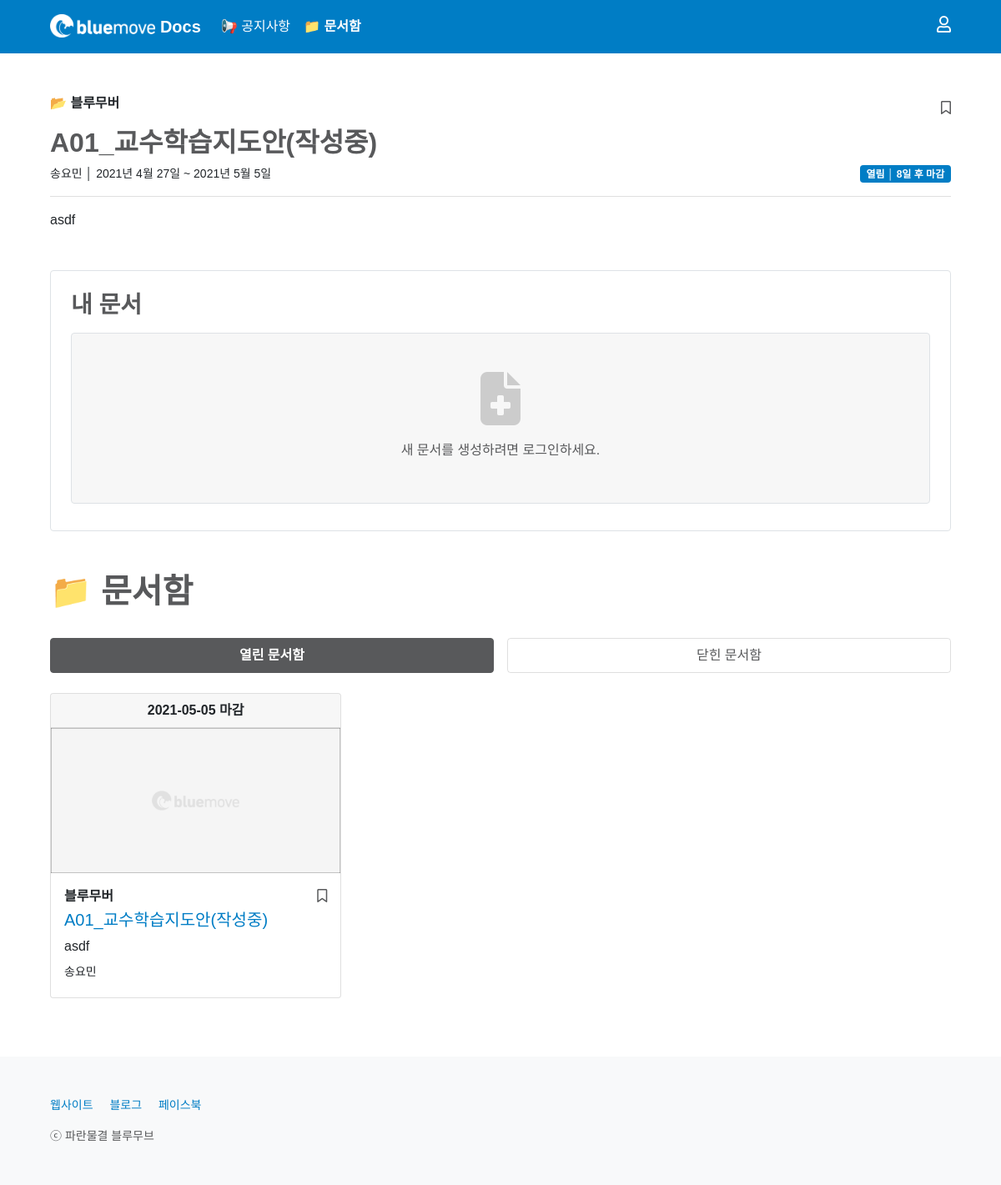
The page /box/30/ on the database its author committed.
### box/models.py (models this page shows, shortened)
class Box(models.Model):
    CATEGORY_CHOICES = {
        ('bluemover', '블루무버'),
        ('guest', '게스트'),
    }
    title = models.CharField(max_length = 50)
    writer = models.ForeignKey(User, on_delete=models.CASCADE)
    category = models.CharField(max_length = 50, choices = CATEGORY_CHOICES)
    drive_name = models.CharField(max_length = 50, null = True, blank = True)
    folder_name = models.CharField(max_length = 50, null = True, blank = True)
    folder_id = models.CharField(max_length = 100, null = True, blank = True)
    folder_prefix = models.CharField(max_length = 10, null = True, blank = True)
    official_template_flag = models.BooleanField(default = False)
    document_name = models.CharField(max_length = 50, null = True, blank = True)
    document_id = models.CharField(max_length = 300)
    channel_id = models.CharField(max_length = 50)
    channel_name = models.CharField(max_length = 50)
    deadline = models.DateField()
    deadline_update_flag = models.BooleanField(default = False)
    content = RichTextField()
    content_update_flag = models.BooleanField(default = False)
    image = models.ImageField(upload_to='images/', null = True, blank = True)
    created_at = models.DateField(auto_now_add = True)
    updated_at = models.DateField(auto_now = True)
    box_favorite_user_set = models.ManyToManyField(User, blank = True, related_name="box_favorite_user_set", through="Favorite")
    @property
    def deadline_is_yet_to_come(self):
        return datetime.date.today() + datetime.timedelta(days = 2) <= self.deadline
    @property
    def deadline_is_tomorrow(self):
        return datetime.date.today() + datetime.timedelta(days = 1) == self.deadline
    @property
    def deadline_is_today(self):
        return datetime.date.today() == self.deadline
    @property
    def deadline_is_over(self):
        return datetime.date.today() > self.deadline
    @property
    def days_left_until_deadline(self):
        return self.deadline - datetime.date.today()

### box/views.py (the view)
# urls.py: path('<int:id>/', read, name='read'),
def read(request, id):
    if request.user.is_authenticated:
        profile = Profile.objects.get(user=request.user)
        if not profile.info_update_flag == True:
            return redirect('users:write_info', request.user.id)
        else:
            None
    else:
        None
    box = Box.objects.get(pk=id)
    opened_boxes = Box.objects.filter(deadline__gte=datetime.date.today()).order_by('deadline')
    closed_boxes = Box.objects.filter(deadline__lt=datetime.date.today()).order_by('deadline')
    page = request.GET.get('page', 1)
    opened_paginator = Paginator(opened_boxes, 9)
    closed_paginator = Paginator(closed_boxes, 9)
    try:
        opened_boxes = opened_paginator.page(page)
        closed_boxes = closed_paginator.page(page)
    except PageNotAnInteger:
        opened_boxes = opened_paginator.page(1)
        closed_boxes = closed_paginator.page(1)
    except EmptyPage:
        opened_boxes = opened_paginator.page(opened_paginator.num_pages)
        closed_boxes = closed_paginator.page(closed_paginator.num_pages)
    if request.user.is_authenticated:
        if request.user == box.writer:
            valid_docs = box.docs.all()
            created_valid_docs = box.docs.filter(Q(submit_flag=False) & Q(reject_flag=False) & Q(return_flag=False))
            submitted_valid_docs = box.docs.filter(Q(submit_flag=True) & Q(reject_flag=False) & Q(return_flag=False))
            rejected_valid_docs = box.docs.filter(Q(submit_flag=False) & Q(reject_flag=True) & Q(return_flag=False))
            returned_valid_docs = box.docs.filter(Q(submit_flag=False) & Q(reject_flag=False) & Q(return_flag=True))
            all_docs = box.docs.filter(Q(submit_flag=True) & Q(reject_flag=False) & Q(return_flag=False)).order_by('-id')
            for doc in all_docs:
                if doc.user.profile.level == 'bluemover':
                    doc_src = "https://docs.google.com/document/d/" + doc.file_id
                    try:
                        urllib.request.urlopen(doc_src)
                    except urllib.error.HTTPError:
                        doc.delete()
                        return redirect('box:read', id=doc.box.id)
                else:
                    None
        elif request.user.profile.level == 'bluemover':
            valid_docs = None
            created_valid_docs = None
            submitted_valid_docs = None
            rejected_valid_docs = None
            returned_valid_docs = None
            all_docs = box.docs.filter(user=request.user)
            for doc in all_docs:
                if doc.delete_flag == True:
                    None
                else:
                    doc_src = "https://docs.google.com/document/d/" + doc.file_id
                    try:
                        urllib.request.urlopen(doc_src)
                    except urllib.error.HTTPError:
                        if doc.return_flag == True:
                            doc.delete_flag = True
                            doc.save()
                            return redirect('box:read', id=doc.box.id)
                        else:
                            doc.delete()
                            return redirect('box:read', id=doc.box.id)
        else:
            valid_docs = None
            created_valid_docs = None
            submitted_valid_docs = None
            rejected_valid_docs = None
            returned_valid_docs = None
            all_docs = box.docs.filter(user=request.user)
    else:
        valid_docs = None
        created_valid_docs = None
        submitted_valid_docs = None
        rejected_valid_docs = None
        returned_valid_docs = None
        all_docs = None
    return render(request, 'box/read.html', {'box': box, 'opened_boxes': opened_boxes, 'closed_boxes': closed_boxes, 'valid_docs': valid_docs, 'created_valid_docs': created_valid_docs, 'submitted_valid_docs': submitted_valid_docs, 'rejected_valid_docs': rejected_valid_docs, 'returned_valid_docs': returned_valid_docs, 'all_docs': all_docs})

### box/templates/box/read.html (shortened to what this page needs)
{% extends 'base.html' %}
{% block content %}
{% include 'shared/_navbar4box.html' %}
<main class="px-2 px-md-5">
    <div class="container-md my-5">
        <div class="d-flex align-items-sm-center justify-content-between">
            <p style="font-weight: 600;">
                {% if box.category == 'bluemover' %}
                    📂 블루무버
                {% elif box.category == 'guest' %}
                    📂 게스트
                {% else %}
                    📂 알 수 없음
                {% endif %}
            </p>
            {% if user.is_authenticated %}
            <a class="bookmark" href="{% url 'box:box_favorite' box.id %}?next={{ request.path }}">
                {% if user in box.box_favorite_user_set.all %}
                <p class="mb-0 ps-2"><i class="fas fa-bookmark"></i></p>
                {% else %}
                <p class="mb-0 ps-2"><i class="far fa-bookmark"></i></p>
                {% endif %}
            </a>
            {% else %}
            <a type="button" class="bookmark" data-bs-toggle="modal" data-bs-target="#listloginModal">
                <p class="mb-1"><i class="far fa-bookmark"></i></p>
            </a>
            {% endif %}
        </div>
        <h2 style="font-weight: 600; color: #58595B; word-break: break-word; overflow: hidden; text-overflow: ellipsis; display: -webkit-box; -webkit-line-clamp: 3; -webkit-box-orient: vertical;">
            {% if box.folder_prefix != None %}
                {{ box.folder_prefix }}_{{ box.title }}
            {% else %}
                {{ box.title }}
            {% endif %}
        </h2>
        <div class="d-flex justify-content-sm-between" id="boxBadge4Large">
            <small>
                {{ box.writer.last_name }}{{ box.writer.first_name }}
                │
                {% if box.deadline_update_flag %}
                {{ box.created_at }} ~ {{ box.deadline }} (일정 변경)
                {% else %}
                {{ box.created_at }} ~ {{ box.deadline }}
                {% endif %}
            </small>
            <div class="d-flex align-items-stretch">
                {% if box.deadline_is_yet_to_come %}
                <span class="badge bg-primary">열림 │ {{ box.days_left_until_deadline.days }}일 후 마감</span>
                {% elif box.deadline_is_tomorrow %}
                <span class="badge bg-warning text-dark">열림 │ 내일 마감</span>
                {% elif box.deadline_is_today %}
                <span class="badge bg-danger">열림 │ 오늘 마감</span>
                {% elif box.deadline_is_over %}
                <span class="badge bg-dark">닫힘 │ {{ box.deadline|date:'Y-m-d' }} 마감</span>
                {% endif %}
            </div>
        </div>
        <hr class="text-black-50">
        <div style="word-break: break-word;">{{ box.content|safe }}</div>
    </div>
    {% if not user.is_authenticated %}
    <div class="container-md">
        <div class="container-md border rounded px-sm-4 px-3 py-4">
            <div class="d-flex justify-content-between">
                <h3 class="mb-3" style="font-weight: 600; color: #58595B;">내 문서</h3>
            </div>
            <div class="container-md border rounded text-center mb-2" style="background-color: rgba(0,0,0,.03); padding-top: 2rem; padding-bottom: 3.2rem;">
                {% if box.deadline_is_over %}
                    <span style="color: #CCCCCC; font-size: 4rem;"><i class="fas fa-hourglass-end"></i></span><br>
                    <span style="color: #58595B;">기한이 초과되어 새 문서를 생성할 수 없습니다.</span>
                {% else %}
                    <span style="color: #CCCCCC; font-size: 4rem;"><i class="fas fa-file-medical"></i></span><br>
                    <span style="color: #58595B;">새 문서를 생성하려면 로그인하세요.</span>
                {% endif %}
            </div>
        </div>
    </div>
    {% endif %}
    <div class="container-md mt-5">
        <h1 class="mb-4" style="font-weight: 600; color: #58595B;">📁 문서함</h1>
        {% include 'shared/_boxcard.html' %}
    </div>
</main>
{% endblock %}

### home/templates/shared/_boxcard.html (shortened to what this page needs)
<div class="pt-2">
    <ul class="nav nav-pills mb-3 nav-justified gap-3" id="pills-tab" role="tablist">
        <li class="nav-item mb-2" id="forBoxCSS" role="presentation">
            <a class="nav-link active" id="pills-opened-tab" data-bs-toggle="pill" href="#pills-opened" role="tab" aria-controls="pills-opened" aria-selected="true">열린 문서함</a>
        </li>
        <li class="nav-item mb-2" id="forBoxCSS" role="presentation">
            <a class="nav-link" id="pills-closed-tab" data-bs-toggle="pill" href="#pills-closed" role="tab" aria-controls="pills-closed" aria-selected="false">닫힌 문서함</a>
        </li>
    </ul>
</div>
<div class="tab-content" id="pills-tabContent">
    <div class="tab-pane fade show active" id="pills-opened" role="tabpanel" aria-labelledby="pills-opened-tab">
        <div class="row row-cols-1 row-cols-lg-3 row-cols-md-2 g-3" id="insideOpenedTab">
            {% for box in opened_boxes %}
            {% if box.deadline_is_over %}
            <div style="display: none;">
            {% else %}
            <div class="col">
            {% endif %}
                {% include 'shared/_boxcard_tabdata.html' %}
            </div>
            {% empty %}
            <div class="col" id="openedEmptyFlag"></div>
            <div class="col text-center"><br><h2 style="color: #CCCCCC; font-weight: 600;"><i class="far fa-folder-open"></i> 비어 있어요!</h2><p>열린 문서함이 없습니다.</p></div>
            {% endfor %}
        </div>
    </div>
</div>

### home/templates/shared/_boxcard_tabdata.html (shortened to what this page needs)
{% if box.deadline_is_tomorrow %}
<div class="card h-100" style="border: 1px solid #FFD969;">
{% elif box.deadline_is_today %}
<div class="card h-100" style="border: 1px solid #F5B5BC;">
{% elif box.deadline_is_over %}
<div class="card h-100" style="border: 1px solid #bcbebf;">
{% else %}
<div class="card h-100">
{% endif %}
    {% if box.deadline_is_tomorrow %}
    <div class="card-header d-flex justify-content-center" style="background-color: #fff3cd; border-bottom: 1px solid #FFD969;">
        <p class="m-0" style="font-weight: 600;">
            <i class="fas fa-exclamation-triangle"></i>
            {% if box.deadline_update_flag %}
            내일 마감 (일정 변경)
            {% else %}
            내일 마감
            {% endif %}
        </p>
    </div>
    {% else %}
    <div class="card-header d-flex justify-content-center">
        <p class="m-0" style="font-weight: 600;">
            {% if box.days_left_until_deadline.days > 7 %}
                {% if box.deadline_update_flag %}
                {{ box.deadline|date:'Y-m-d' }} 마감 (일정 변경)
                {% else %}
                {{ box.deadline|date:'Y-m-d' }} 마감
                {% endif %}
            {% else %}
                {% if box.deadline_update_flag %}
                {{ box.days_left_until_deadline.days }}일 후 마감 (일정 변경)
                {% else %}
                {{ box.days_left_until_deadline.days }}일 후 마감
                {% endif %}
            {% endif %}
        </p>
    </div>
    {% endif %}
    <div class="ratio" style="--aspect-ratio: 50%; position: relative; text-align: center;">
        <a href="{% url 'box:read' box.id %}{{ request.get_full_path|cut:request.path }}" onclick="openBox{{ box.id }}({{ box.id }});">
            <img src="
                {% if box.image %}
                    {{ box.image.url }}
                {% else %}
                    /static/images/1800x900-default.png
                {% endif %}
            " class="card-img-top hide{{ box.id }}-01" alt="문서함 이미지" style="height: 100%; object-fit: cover; object-position: 50% 50%; border-top-left-radius: 0; border-top-right-radius: 0;">
        </a>
    </div>
    <div class="card-body mb-1">
        <div class="d-flex w-100 justify-content-between">
            <p class="card-text mb-1" style="font-weight: 600;">
                {% if box.category == 'bluemover' %}
                    블루무버
                {% elif box.category == 'guest' %}
                    게스트
                {% else %}
                    알 수 없음
                {% endif %}
            </p>
            {% if user.is_authenticated %}
            {% if not request.path == '/box/' %}
            <a class="bookmark" href="{% url 'box:box_favorite' box.id %}?next={{ request.get_full_path }}#boxListPosition">
            {% else %}
            <a class="bookmark" href="{% url 'box:box_favorite' box.id %}?next={{ request.get_full_path }}">
            {% endif %}
                {% if user in box.box_favorite_user_set.all %}
                <p class="mb-1"><i class="fas fa-bookmark"></i></p>
                {% else %}
                <p class="mb-1"><i class="far fa-bookmark"></i></p>
                {% endif %}
            </a>
            {% else %}
            <a type="button" class="bookmark" data-bs-toggle="modal" data-bs-target="#listloginModal">
                <p class="mb-1"><i class="far fa-bookmark"></i></p>
            </a>
            {% endif %}
        </div>
        <h5 class="card-title" style="overflow: hidden; text-overflow: ellipsis; display: -webkit-box; -webkit-line-clamp: 2; -webkit-box-orient: vertical;"><a href="{% url 'box:read' box.id %}{{ request.get_full_path|cut:request.path }}" onclick="openBox{{ box.id }}({{ box.id }});">
            {% if box.folder_prefix != None %}
                {{ box.folder_prefix }}_{{ box.title }}
            {% else %}
                {{ box.title }}
            {% endif %}
        </a></h5>
        <p class="card-text mb-2" style="overflow: hidden; text-overflow: ellipsis; display: -webkit-box; -webkit-line-clamp: 3; -webkit-box-orient: vertical;">
            {{ box.content|striptags|safe }}
        </p>
        <div class="d-flex w-100 justify-content-between">
            <small>{{ box.writer.last_name }}{{ box.writer.first_name }}</small>
        </div>
    </div>
</div>

### home/templates/base.html (style rules this page uses)
body { min-height: 100vh; display: flex; flex-direction: column; }
main { flex: 1; }
a { color: #007DC5; text-decoration: none; }
#pills-tab > .nav-item { color: #58595B; }
.bookmark { color: #58595B; font-weight: 300; text-decoration: none; }
.nav-pills .nav-link { border: 1px solid rgba(0,0,0,.125); }
.nav-pills .nav-link.active, .nav-pills .show > .nav-link { font-weight: 600; border: 1px solid #58595B; background-color: #58595B; }
#forBoxCSS > .nav-link { color: #58595B; }
#forBoxCSS > .nav-link.active { color: #FFFFFF; }
.bg-primary { background-color: #007DC5!important; }

### rows shown on the page
Box: folder_prefix "A01", title "교수학습지도안(작성중)", writer.last_name "송", writer.first_name "요민", created_at "2021년 4월 27일", deadline "2021년 5월 5일", days_left_until_deadline.days "8", content "asdf", deadline "2021-05-05", category "블루무버"
